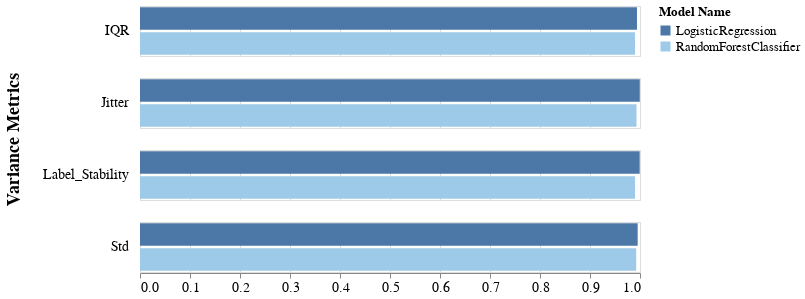

Notebook code for this chart:
### Code cell
visualizer.create_overall_metrics_bar_char(
    metrics_names=['Label_Stability'],
    reversed_metrics_names=['Std', 'IQR', 'Jitter'],
    metrics_title="Variance Metrics"
)

### Figure 1 — Vega-Lite specification as saved in the notebook (floating-point values rounded to 4 significant figures)
{"config": {"view": {"continuousWidth": 400, "continuousHeight": 300}, "axis": {"labelFontSize": 14, "titleFontSize": 18}, "headerRow": {"labelAlign": "left", "labelAngle": 0, "labelFontSize": 14, "labelPadding": 10, "titleFontSize": 18}}, "data": {"name": "data-5c7dfc7c7ffbb0ffa14e3fdef0335863"}, "mark": "bar", "encoding": {"color": {"field": "model_name", "legend": {"labelFontSize": 13, "title": "Model Name", "titleFontSize": 13}, "scale": {"scheme": "tableau20"}, "type": "nominal"}, "row": {"field": "metric", "title": "Variance Metrics", "type": "nominal"}, "x": {"axis": {"grid": true}, "field": "overall", "title": "", "type": "quantitative"}, "y": {"axis": null, "field": "model_name", "type": "nominal"}}, "height": 50, "width": 500, "$schema": "https://vega.github.io/schema/vega-lite/v4.17.0.json", "datasets": {"data-5c7dfc7c7ffbb0ffa14e3fdef0335863": [{"overall": 0.994, "metric": "IQR", "model_name": "LogisticRegression"}, {"overall": 0.9996, "metric": "Jitter", "model_name": "LogisticRegression"}, {"overall": 0.9994, "metric": "Label_Stability", "model_name": "LogisticRegression"}, {"overall": 0.9953, "metric": "Std", "model_name": "LogisticRegression"}, {"overall": 0.99, "metric": "IQR", "model_name": "RandomForestClassifier"}, {"overall": 0.993, "metric": "Jitter", "model_name": "RandomForestClassifier"}, {"overall": 0.9901, "metric": "Label_Stability", "model_name": "RandomForestClassifier"}, {"overall": 0.9924, "metric": "Std", "model_name": "RandomForestClassifier"}]}}
